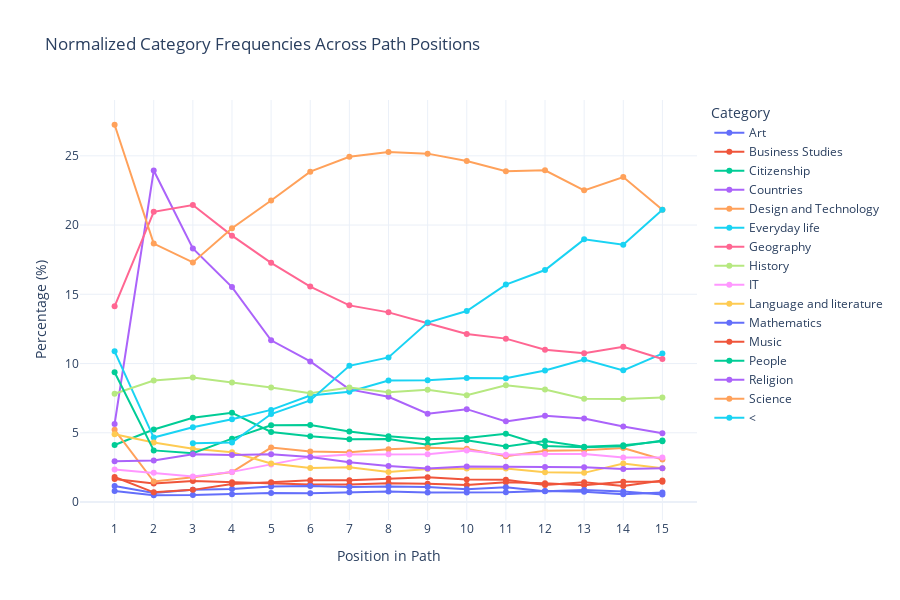

Here is the notebook cell this chart was saved with:
### Code cell
# Calculate position frequencies (normalized or not)
df_position_data = get_position_frequencies(common_paths_f, max_position=15, normalize=True)

# Plot interactive histogram (line or bar plot, with options for normalization and stacking)
plot_position_interactive(df_position_data, plot_type="line", normalized=True)

### Figure 1 — Plotly figure (JSON) as saved in the notebook; plotly's stock layout.template omitted (floating-point values rounded to 4 significant figures)
{"data": [{"hovertemplate": "Category=Art<br>Position in Path=%{x}<br>Percentage (%)=%{y}<extra></extra>", "legendgroup": "Art", "line": {"color": "#636efa", "dash": "solid"}, "marker": {"symbol": "circle"}, "mode": "lines+markers", "name": "Art", "orientation": "v", "showlegend": true, "type": "scatter", "x": [1, 2, 3, 4, 5, 6, 7, 8, 9, 10, 11, 12, 13, 14, 15], "xaxis": "x", "y": [0.7961, 0.4879, 0.4976, 0.5594, 0.6445, 0.6278, 0.7, 0.7666, 0.6864, 0.6891, 0.7041, 0.8, 0.7332, 0.5569, 0.6823], "yaxis": "y"}, {"hovertemplate": "Category=Business Studies<br>Position in Path=%{x}<br>Percentage (%)=%{y}<extra></extra>", "legendgroup": "Business Studies", "line": {"color": "#EF553B", "dash": "solid"}, "marker": {"symbol": "circle"}, "mode": "lines+markers", "name": "Business Studies", "orientation": "v", "showlegend": true, "type": "scatter", "x": [1, 2, 3, 4, 5, 6, 7, 8, 9, 10, 11, 12, 13, 14, 15], "xaxis": "x", "y": [1.661, 1.337, 1.521, 1.421, 1.351, 1.263, 1.261, 1.356, 1.31, 1.22, 1.427, 1.35, 1.211, 1.472, 1.462], "yaxis": "y"}, {"hovertemplate": "Category=Citizenship<br>Position in Path=%{x}<br>Percentage (%)=%{y}<extra></extra>", "legendgroup": "Citizenship", "line": {"color": "#00cc96", "dash": "solid"}, "marker": {"symbol": "circle"}, "mode": "lines+markers", "name": "Citizenship", "orientation": "v", "showlegend": true, "type": "scatter", "x": [1, 2, 3, 4, 5, 6, 7, 8, 9, 10, 11, 12, 13, 14, 15], "xaxis": "x", "y": [4.119, 5.233, 6.091, 6.447, 5.063, 4.758, 4.54, 4.555, 4.129, 4.465, 4.015, 4.4, 3.985, 4.097, 4.386], "yaxis": "y"}, {"hovertemplate": "Category=Countries<br>Position in Path=%{x}<br>Percentage (%)=%{y}<extra></extra>", "legendgroup": "Countries", "line": {"color": "#ab63fa", "dash": "solid"}, "marker": {"symbol": "circle"}, "mode": "lines+markers", "name": "Countries", "orientation": "v", "showlegend": true, "type": "scatter", "x": [1, 2, 3, 4, 5, 6, 7, 8, 9, 10, 11, 12, 13, 14, 15], "xaxis": "x", "y": [5.633, 23.94, 18.31, 15.52, 11.68, 10.15, 8.132, 7.599, 6.375, 6.704, 5.823, 6.225, 6.025, 5.449, 4.971], "yaxis": "y"}, {"hovertemplate": "Category=Design and Technology<br>Position in Path=%{x}<br>Percentage (%)=%{y}<extra></extra>", "legendgroup": "Design and Technology", "line": {"color": "#FFA15A", "dash": "solid"}, "marker": {"symbol": "circle"}, "mode": "lines+markers", "name": "Design and Technology", "orientation": "v", "showlegend": true, "type": "scatter", "x": [1, 2, 3, 4, 5, 6, 7, 8, 9, 10, 11, 12, 13, 14, 15], "xaxis": "x", "y": [5.21, 1.481, 1.786, 2.163, 3.932, 3.643, 3.593, 3.803, 3.921, 3.847, 3.311, 3.7, 3.73, 3.898, 3.07], "yaxis": "y"}, {"hovertemplate": "Category=Everyday life<br>Position in Path=%{x}<br>Percentage (%)=%{y}<extra></extra>", "legendgroup": "Everyday life", "line": {"color": "#19d3f3", "dash": "solid"}, "marker": {"symbol": "circle"}, "mode": "lines+markers", "name": "Everyday life", "orientation": "v", "showlegend": true, "type": "scatter", "x": [1, 2, 3, 4, 5, 6, 7, 8, 9, 10, 11, 12, 13, 14, 15], "xaxis": "x", "y": [10.88, 4.655, 5.399, 5.979, 6.653, 7.69, 7.957, 8.771, 8.799, 8.958, 8.944, 9.5, 10.3, 9.507, 10.72], "yaxis": "y"}, {"hovertemplate": "Category=Geography<br>Position in Path=%{x}<br>Percentage (%)=%{y}<extra></extra>", "legendgroup": "Geography", "line": {"color": "#FF6692", "dash": "solid"}, "marker": {"symbol": "circle"}, "mode": "lines+markers", "name": "Geography", "orientation": "v", "showlegend": true, "type": "scatter", "x": [1, 2, 3, 4, 5, 6, 7, 8, 9, 10, 11, 12, 13, 14, 15], "xaxis": "x", "y": [14.13, 20.95, 21.45, 19.23, 17.27, 15.56, 14.2, 13.69, 12.91, 12.13, 11.8, 11, 10.74, 11.22, 10.33], "yaxis": "y"}, {"hovertemplate": "Category=History<br>Position in Path=%{x}<br>Percentage (%)=%{y}<extra></extra>", "legendgroup": "History", "line": {"color": "#B6E880", "dash": "solid"}, "marker": {"symbol": "circle"}, "mode": "lines+markers", "name": "History", "orientation": "v", "showlegend": true, "type": "scatter", "x": [1, 2, 3, 4, 5, 6, 7, 8, 9, 10, 11, 12, 13, 14, 15], "xaxis": "x", "y": [7.815, 8.769, 8.987, 8.636, 8.262, 7.857, 8.276, 7.924, 8.112, 7.709, 8.43, 8.125, 7.459, 7.438, 7.554], "yaxis": "y"}, {"hovertemplate": "Category=IT<br>Position in Path=%{x}<br>Percentage (%)=%{y}<extra></extra>", "legendgroup": "IT", "line": {"color": "#FF97FF", "dash": "solid"}, "marker": {"symbol": "circle"}, "mode": "lines+markers", "name": "IT", "orientation": "v", "showlegend": true, "type": "scatter", "x": [1, 2, 3, 4, 5, 6, 7, 8, 9, 10, 11, 12, 13, 14, 15], "xaxis": "x", "y": [2.344, 2.104, 1.846, 2.176, 2.708, 3.259, 3.433, 3.457, 3.443, 3.718, 3.406, 3.475, 3.475, 3.222, 3.216], "yaxis": "y"}, {"hovertemplate": "Category=Language and literature<br>Position in Path=%{x}<br>Percentage (%)=%{y}<extra></extra>", "legendgroup": "Language and literature", "line": {"color": "#FECB52", "dash": "solid"}, "marker": {"symbol": "circle"}, "mode": "lines+markers", "name": "Language and literature", "orientation": "v", "showlegend": true, "type": "scatter", "x": [1, 2, 3, 4, 5, 6, 7, 8, 9, 10, 11, 12, 13, 14, 15], "xaxis": "x", "y": [4.896, 4.298, 3.844, 3.586, 2.783, 2.453, 2.517, 2.174, 2.382, 2.412, 2.417, 2.15, 2.104, 2.784, 2.437], "yaxis": "y"}, {"hovertemplate": "Category=Mathematics<br>Position in Path=%{x}<br>Percentage (%)=%{y}<extra></extra>", "legendgroup": "Mathematics", "line": {"color": "#636efa", "dash": "solid"}, "marker": {"symbol": "circle"}, "mode": "lines+markers", "name": "Mathematics", "orientation": "v", "showlegend": true, "type": "scatter", "x": [1, 2, 3, 4, 5, 6, 7, 8, 9, 10, 11, 12, 13, 14, 15], "xaxis": "x", "y": [1.161, 0.6597, 0.8862, 0.9423, 1.112, 1.165, 1.091, 1.128, 1.082, 0.9187, 1.066, 0.775, 0.8607, 0.7558, 0.5361], "yaxis": "y"}, {"hovertemplate": "Category=Music<br>Position in Path=%{x}<br>Percentage (%)=%{y}<extra></extra>", "legendgroup": "Music", "line": {"color": "#EF553B", "dash": "solid"}, "marker": {"symbol": "circle"}, "mode": "lines+markers", "name": "Music", "orientation": "v", "showlegend": true, "type": "scatter", "x": [1, 2, 3, 4, 5, 6, 7, 8, 9, 10, 11, 12, 13, 14, 15], "xaxis": "x", "y": [1.807, 0.6987, 0.8763, 1.304, 1.432, 1.568, 1.565, 1.695, 1.789, 1.622, 1.598, 1.225, 1.434, 1.154, 1.559], "yaxis": "y"}, {"hovertemplate": "Category=People<br>Position in Path=%{x}<br>Percentage (%)=%{y}<extra></extra>", "legendgroup": "People", "line": {"color": "#00cc96", "dash": "solid"}, "marker": {"symbol": "circle"}, "mode": "lines+markers", "name": "People", "orientation": "v", "showlegend": true, "type": "scatter", "x": [1, 2, 3, 4, 5, 6, 7, 8, 9, 10, 11, 12, 13, 14, 15], "xaxis": "x", "y": [9.368, 3.728, 3.517, 4.575, 5.535, 5.563, 5.09, 4.754, 4.524, 4.622, 4.929, 4.05, 3.953, 4.018, 4.435], "yaxis": "y"}, {"hovertemplate": "Category=Religion<br>Position in Path=%{x}<br>Percentage (%)=%{y}<extra></extra>", "legendgroup": "Religion", "line": {"color": "#ab63fa", "dash": "solid"}, "marker": {"symbol": "circle"}, "mode": "lines+markers", "name": "Religion", "orientation": "v", "showlegend": true, "type": "scatter", "x": [1, 2, 3, 4, 5, 6, 7, 8, 9, 10, 11, 12, 13, 14, 15], "xaxis": "x", "y": [2.939, 2.994, 3.444, 3.393, 3.451, 3.255, 2.877, 2.609, 2.423, 2.57, 2.55, 2.525, 2.518, 2.387, 2.437], "yaxis": "y"}, {"hovertemplate": "Category=Science<br>Position in Path=%{x}<br>Percentage (%)=%{y}<extra></extra>", "legendgroup": "Science", "line": {"color": "#FFA15A", "dash": "solid"}, "marker": {"symbol": "circle"}, "mode": "lines+markers", "name": "Science", "orientation": "v", "showlegend": true, "type": "scatter", "x": [1, 2, 3, 4, 5, 6, 7, 8, 9, 10, 11, 12, 13, 14, 15], "xaxis": "x", "y": [27.24, 18.66, 17.3, 19.77, 21.77, 23.86, 24.93, 25.27, 25.16, 24.62, 23.88, 23.95, 22.51, 23.47, 21.1], "yaxis": "y"}, {"hovertemplate": "Category=<<br>Position in Path=%{x}<br>Percentage (%)=%{y}<extra></extra>", "legendgroup": "<", "line": {"color": "#19d3f3", "dash": "solid"}, "marker": {"symbol": "circle"}, "mode": "lines+markers", "name": "<", "orientation": "v", "showlegend": true, "type": "scatter", "x": [3, 4, 5, 6, 7, 8, 9, 10, 11, 12, 13, 14, 15], "xaxis": "x", "y": [4.241, 4.292, 6.352, 7.334, 9.836, 10.44, 12.96, 13.8, 15.7, 16.75, 18.97, 18.58, 21.1], "yaxis": "y"}], "layout": {"height": 600, "legend": {"title": {"text": "Category"}, "tracegroupgap": 0}, "title": {"text": "Normalized Category Frequencies Across Path Positions"}, "width": 900, "xaxis": {"anchor": "y", "domain": [0, 1], "dtick": 1, "tick0": 1, "tickmode": "linear", "title": {"text": "Position in Path"}}, "yaxis": {"anchor": "x", "domain": [0, 1], "title": {"text": "Percentage (%)"}}}}
